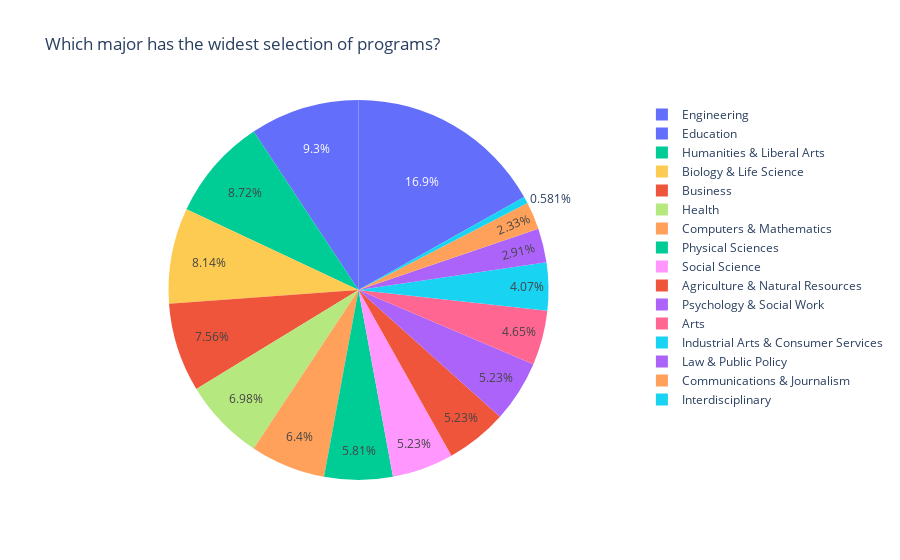

This figure's notebook cell:
### Code cell
df_majors = df['Major_category']
fig = px.pie(df_majors, names='Major_category', title='Which major has the widest selection of programs?', color='Major_category')
fig.show()

### Figure 1 — Plotly figure (JSON) as saved in the notebook; plotly's stock layout.template omitted (floating-point values rounded to 4 significant figures; data arrays with more than 128 entries replaced by an {"elided": "..."} marker saying what was removed)
{"data": [{"customdata": {"elided": "172x1 str values"}, "domain": {"x": [0, 1], "y": [0, 1]}, "hovertemplate": "Major_category=%{customdata[0]}<extra></extra>", "labels": {"elided": "172 str values"}, "legendgroup": "", "marker": {"colors": {"elided": "172 str values"}}, "name": "", "showlegend": true, "type": "pie"}], "layout": {"legend": {"tracegroupgap": 0}, "title": {"text": "Which major has the widest selection of programs?"}}}
